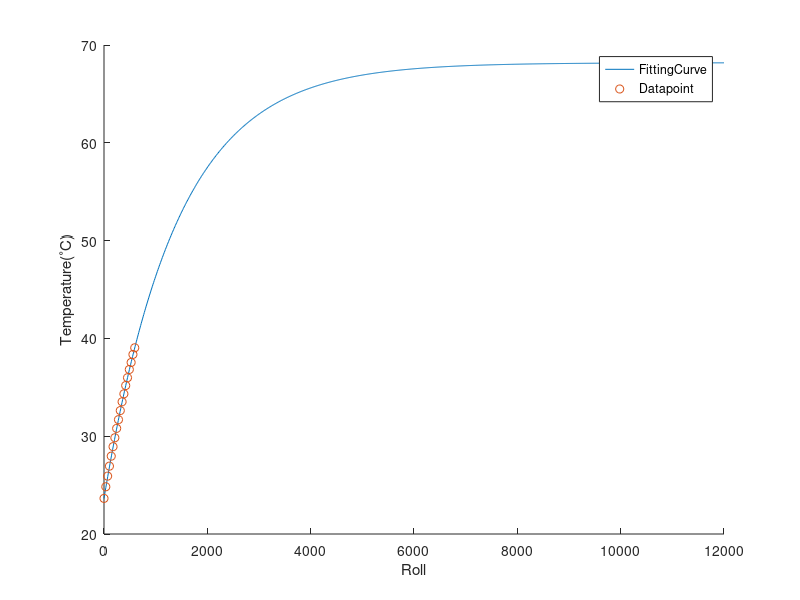

MATLAB code to generate this figure: (Note: this script raises an error after producing the figure.)
clc
clear

M = 4.032
g = 9.81
r = 0.023875
w = 2*pi*10/((3.8+6.8)/2)
c = 0.92048
m = 203

h = 43.47
ha = 50*(10^6)

Aa = 2*pi*r*h

R = 0.00895

A = M*g*r*w
P = 0.25132%1/((2/(ha*Aa))+R)
K = c*m

Ti = 23.64
Tf = @(t) Ti + (A/P)*(1-exp(-((P/K)*t)))
%Tf = @(t,A,P) Ti + (A/P)*(1-exp(-((P/K)*t)))

%ft = fittype(@(x,A,P) Tf(x,A,P),'problem',{'A','P'},'independent','x','dependent','T')

range = linspace(0,12000,1000);

Data = [35,24.8300000000000;70,25.9200000000000;105,26.9400000000000;140,27.9600000000000;175,28.9300000000000;210,29.8400000000000;245,30.8000000000000;280,31.6900000000000;315,32.6200000000000;350,33.5200000000000;385,34.3300000000000;420,35.1800000000000;455,35.9800000000000;490,36.8200000000000;525,37.5400000000000;560,38.3600000000000;595,39.0400000000000];

Data = [0, 23.64; Data]


close all
hold on
plot(range, Tf((range*2*pi)/w))
%Data(:,1) = Data(:,1)/(w/(2*pi))

plot(Data(:,1), Data(:,2), 'o')
xlim([0,12000])

xlabel('Roll');
ylabel('Temperature(^{\circ}C)');
legend('FittingCurve','Datapoint')

hold off

E = corrcoef(Data(:,2), Tf(Data(:,1)*2*pi/w));
E(1,2)

%Tf = @(t) Ti + (A/(4.18*P))*(1-exp(-((P/K)*t)))

syms t
limit(Tf(t),t,inf);

double(ans)
%w/(2*pi)